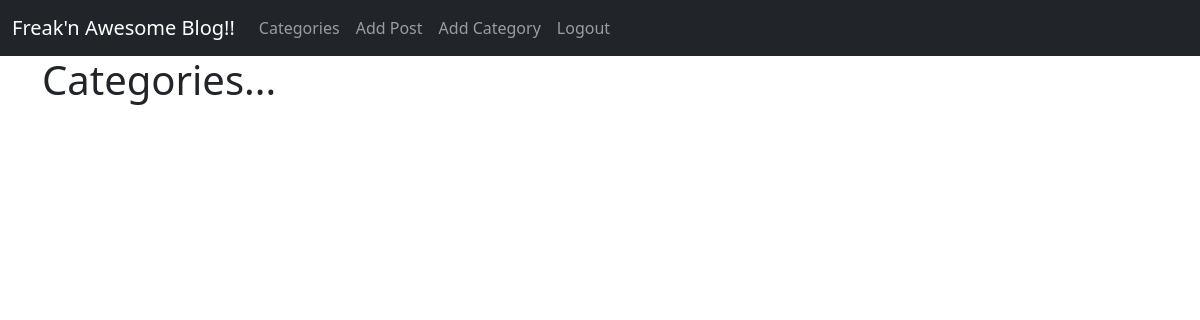
The app's page /category (signed in), older data.
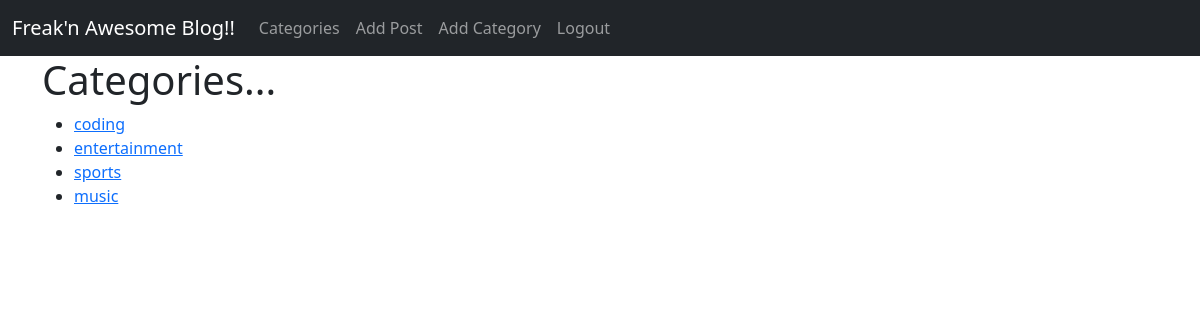
The same page, newer data.
### theblog/models.py (models this page shows, shortened)
class Category(models.Model):
    name = models.CharField(max_length=255)
    def __str__(self):
        return(self.name)

### theblog/views.py (the view)
# urls.py: path('category', CategoryListView.as_view(), name= 'category_list'),
class CategoryListView(ListView):
    model = Category
    template_name = 'category_list.html'
    context_object_name = 'category'

### theblog/templates/category_list.html (shortened to what this page needs)
{% extends 'base.html' %}
 {% block content %}
<h1>Categories...</h1>
 <ul>
     {% for cat in category %}
       <li> <a href="{% url 'category_body' cat|slugify %}">{{cat}}</a> </li>
     {% endfor %}
 </ul>
 {% endblock %}

Row changes from the older to the newer data that the page shows:
added Category: name "coding"
added Category: name "entertainment"
added Category: name "sports"
added Category: name "music"
